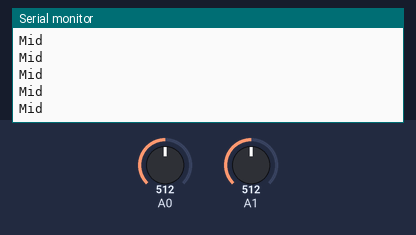
This sketch was run on a simulated Arduino Uno, built with avr-gcc and run on an emulated ATmega328P. Parts: the last lines printed to the serial monitor. Inputs (shaded band) come from the test bench; at power-on: A0 = 512, A1 = 512.

Above: at 1.2 s.
1.3 s: A0 set to 160
2.8 s: A0 set to 141
At 2.81 s:
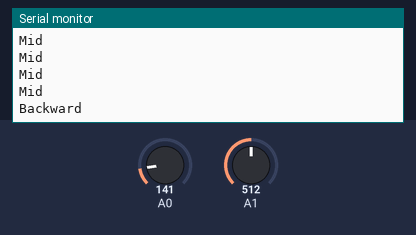
4.7 s: A1 set to 162
At 4.72 s:
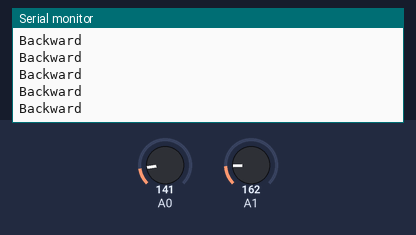
6.2 s: A1 set to 142
At 6.22 s:
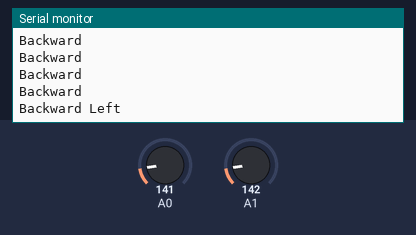

Measured:
- the behaviour switches between 150 and 149 on A0 (found by bisection; images 0 and 1)
- the behaviour switches between 150 and 149 on A1 (found by bisection; images 2 and 3)
- after the input at 2.8 s, the serial monitor: prints a new line at once (image 1)
- after the input at 6.2 s, the serial monitor: prints a new line at once (image 3)

The sketch:

joy_stick.ino
```cpp
void setup(){
  pinMode(A0,INPUT);
  pinMode(A1,INPUT);
  Serial.begin(9600);

}
void loop(){
  int y = analogRead(A0);
  int x = analogRead(A1);

  if (y > 900 && x < 150) {
    Serial.println("Forward Left");
  }
  else if (y > 900 && x > 900) {
    Serial.println("Forward Right");
  }
  else if (y < 150 && x < 150) {
    Serial.println("Backward Left");
  }
  else if (y < 150 && x > 900) {
    Serial.println("Backward Right");
  }
  else if (y < 150) {
    Serial.println("Backward");
  }
  else if (y > 900) {
    Serial.println("Forward");
  }
  else if (x < 150) {
    Serial.println("Left");
  }
  else if (x > 900) {
    Serial.println("Right");
  }
  else {
    Serial.println("Mid");
  }

  delay(100);


}
```
